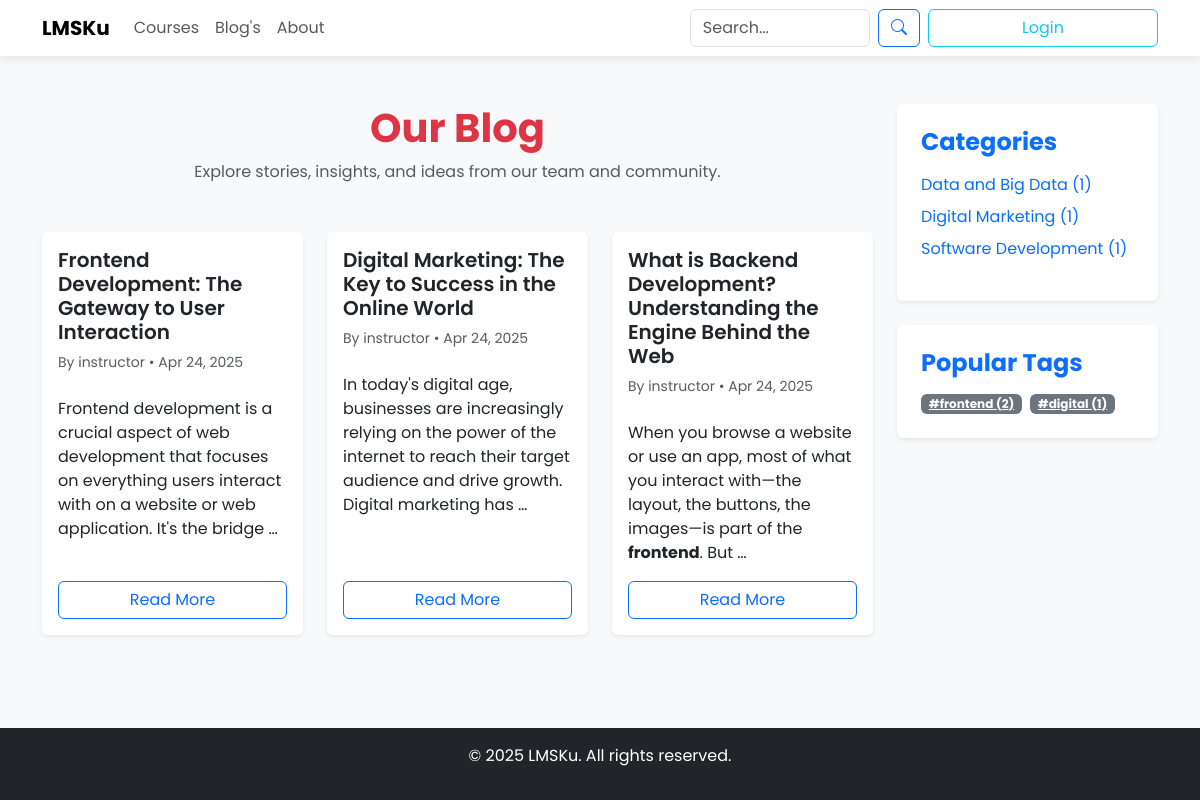
Screenshot of /blog/ with the database file from the repository.
### blog/models.py (models this page shows, shortened)
class BlogPost(models.Model):
    STATUS_CHOICES = (
        ('draft', 'Draft'),
        ('published', 'Published'),
        ('deleted', 'Deleted'),
    )
    title = models.CharField(max_length=200)
    slug = models.SlugField(max_length=200, unique=True)
    content = models.TextField()
    image = models.ImageField(upload_to='blog_images/', blank=True, null=True)
    author = models.ForeignKey(CustomUser, on_delete=models.SET_NULL, null=True)
    category = models.ForeignKey(Category, on_delete=models.SET_NULL, null=True)
    tags = models.ManyToManyField(Tag, blank=True)
    related_courses = models.ManyToManyField(Course, blank=True, related_name='related_posts')
    status = models.CharField(max_length=10, choices=STATUS_CHOICES, default='draft')
    views = models.PositiveIntegerField(default=0)
    date_posted = models.DateTimeField(default=timezone.now)
    date_updated = models.DateTimeField(auto_now=True)
    class Meta:
        ordering = ['-date_posted']

class Tag(models.Model):
    name = models.CharField(max_length=50)
    slug = models.SlugField(max_length=50, unique=True)
    def get_absolute_url(self):
        return reverse('blog:tag-posts', kwargs={'slug': self.slug})

### authentication/models.py (models this page shows)
class CustomUser(AbstractUser):
    gen = {
        "male":"male",
        "female":"female",
    }
    edu = {
        "Basic":"Basic",
        "Secondary":"Secondary",
        "Higher":"Higher",
        "Diploma":"Diploma",
        "Bachelor's":"Bachelor",
        "Master":"Master",
        "Doctorate":"Doctorate",
    }
    choice_country = [
        ('af', 'Afganistan'),
        ('al', 'Albania'),
        ('dz', 'Aljazair'),
        ('ad', 'Andorra'),
        ('ao', 'Angola'),
        ('ar', 'Argentina'),
        ('am', 'Armenia'),
        ('au', 'Australia'),
        ('at', 'Austria'),
        ('az', 'Azerbaijan'),
        ('bs', 'Bahama'),
        ('bh', 'Bahrain'),
        ('bd', 'Bangladesh'),
        ('bb', 'Barbados'),
        ('by', 'Belarusia'),
        ('be', 'Belgia'),
        ('bz', 'Belize'),
        ('bj', 'Benin'),
        ('bt', 'Bhutan'),
        ('bo', 'Bolivia'),
        ('ba', 'Bosnia dan Herzegovina'),
        ('bw', 'Botswana'),
        ('br', 'Brasil'),
        ('bn', 'Brunei'),
        ('bg', 'Bulgaria'),
        ('bf', 'Burkina Faso'),
        ('bi', 'Burundi'),
        ('kh', 'Kamboja'),
        ('cm', 'Kamerun'),
        ('ca', 'Kanada'),
        ('cv', 'Cape Verde'),
        ('cf', 'Republik Afrika Tengah'),
        ('td', 'Chad'),
        ('cl', 'Cile'),
        ('cn', 'Cina'),
        ('co', 'Kolombia'),
        ('km', 'Komoro'),
        ('cd', 'Republik Demokratik Kongo'),
        ('cg', 'Kongo'),
        ('cr', 'Kosta Rika'),
        ('hr', 'Kroasia'),
        ('cu', 'Kuba'),
        ('cy', 'Siprus'),
        ('cz', 'Ceko'),
        ('ci', 'Pantai Gading'),
        ('dk', 'Denmark'),
        ('dj', 'Djibouti'),
        ('dm', 'Dominika'),
        ('do', 'Republik Dominika'),
        ('ec', 'Ekuador'),
        ('eg', 'Mesir'),
        ('sv', 'El Salvador'),
        ('gq', 'Guinea Khatulistiwa'),
        ('er', 'Eritrea'),
        ('ee', 'Estonia'),
        ('et', 'Etiopia'),
        ('fj', 'Fiji'),
        ('fi', 'Finlandia'),
        ('fr', 'Perancis'),
        ('ga', 'Gabon'),
        ('gm', 'Gambia'),
        ('ge', 'Georgia'),
        ('de', 'Jerman'),
        ('gh', 'Ghana'),
        ('gr', 'Yunani'),
        ('gt', 'Guatemala'),
        ('gn', 'Guinea'),
        ('gw', 'Guinea-Bissau'),
        ('gy', 'Guyana'),
        ('ht', 'Haiti'),
        ('hn', 'Honduras'),
        ('hu', 'Hongaria'),
        ('is', 'Islandia'),
        ('in', 'India'),
        ('id', 'Indonesia'),
        ('ir', 'Iran'),
        ('iq', 'Irak'),
        ('ie', 'Irlandia'),
        ('il', 'Israel'),
        ('it', 'Italia'),
        ('jm', 'Jamaika'),
        ('jp', 'Jepang'),
        ('jo', 'Yordania'),
        ('kz', 'Kazakhstan'),
        ('ke', 'Kenya'),
        ('ki', 'Kiribati'),
        ('kr', 'Korea Selatan'),
        ('kw', 'Kuwait'),
        ('kg', 'Kirgizstan'),
        ('la', 'Laos'),
        ('lv', 'Latvia'),
        ('lb', 'Libanon'),
        ('ls', 'Lesotho'),
        ('lr', 'Liberia'),
        ('ly', 'Libya'),
        ('li', 'Liechtenstein'),
        ('lt', 'Lituania'),
        ('lu', 'Luxembourg'),
        ('mk', 'Makedonia Utara'),
        ('mg', 'Madagaskar'),
        ('mw', 'Malawi'),
        ('my', 'Malaysia'),
        ('mv', 'Maladewa'),
        ('ml', 'Mali'),
        ('mt', 'Malta'),
        ('mh', 'Kepulauan Marshall'),
        ('mr', 'Mauritania'),
        ('mu', 'Mauritius'),
        ('mx', 'Meksiko'),
        ('fm', 'Micronesia'),
        ('md', 'Moldova'),
        ('mc', 'Monako'),
        ('mn', 'Mongolia'),
        ('me', 'Montenegro'),
        ('ma', 'Maroko'),
        ('mz', 'Mozambik'),
        ('mm', 'Myanmar'),
        ('na', 'Namibia'),
        ('np', 'Nepal'),
        ('nl', 'Belanda'),
        ('nz', 'Selandia Baru'),
        ('ni', 'Nikaragua'),
        ('ne', 'Niger'),
        ('ng', 'Nigeria'),
        ('no', 'Norwegia'),
        ('om', 'Oman'),
        ('pk', 'Pakistan'),
        ('pw', 'Palau'),
        ('pa', 'Panama'),
        ('pg', 'Papua Nugini'),
        ('py', 'Paraguay'),
        ('pe', 'Peru'),
        ('ph', 'Filipina'),
        ('pl', 'Polandia'),
        ('pt', 'Portugal'),
        ('qa', 'Qatar'),
        ('ro', 'Rumania'),
        ('ru', 'Rusia'),
        ('rw', 'Rwanda'),
        ('ws', 'Samoa'),
        ('st', 'São Tomé dan Príncipe'),
        ('sa', 'Arab Saudi'),
        ('sn', 'Senegal'),
        ('rs', 'Serbia'),
        ('sc', 'Seychelles'),
        ('sl', 'Sierra Leone'),
        ('sg', 'Singapura'),
        ('sk', 'Slovakia'),
        ('si', 'Slovenia'),
        ('sb', 'Kepulauan Solomon'),
        ('so', 'Somalia'),
        ('za', 'Afrika Selatan'),
        ('es', 'Spanyol'),
        ('lk', 'Sri Lanka'),
        ('sd', 'Sudan'),
        ('sr', 'Suriname'),
        ('se', 'Swedia'),
        ('ch', 'Swiss'),
        ('sy', 'Suriah'),
        ('tw', 'Taiwan'),
        ('tj', 'Tajikistan'),
        ('tz', 'Tanzania'),
        ('th', 'Thailand'),
        ('tl', 'Timor Leste'),
        ('tg', 'Togo'),
        ('to', 'Tonga'),
        ('tt', 'Trinidad dan Tobago'),
        ('tn', 'Tunisia'),
        ('tr', 'Turki'),
        ('tm', 'Turkmenistan'),
        ('ug', 'Uganda'),
        ('ua', 'Ukraina'),
        ('ae', 'Uni Emirat Arab'),
        ('gb', 'Inggris'),
        ('us', 'Amerika Serikat'),
        ('uy', 'Uruguay'),
        ('uz', 'Uzbekistan'),
        ('vu', 'Vanuatu'),
        ('va', 'Vatikans'),
        ('ve', 'Venezuela'),
        ('vn', 'Vietnam'),
        ('ye', 'Yaman'),
        ('zm', 'Zambia'),
        ('zw', 'Zimbabwe'),
        ('ps', 'Palestina')  # Palestina ditambahkan
    ]
    email = models.EmailField(_("email address"), unique=True)  # Menambahkan unique=True
    phone = models.CharField(max_length=20, blank=True, null=True)
    gender = models.CharField(max_length=10, choices=[('M', 'Male'), ('F', 'Female')], blank=True, null=True)
    country = models.CharField(
        max_length=2,
        choices=choice_country,
        null=True,  # Mengizinkan nilai null di database
        blank=True,  # Mengizinkan form kosong
        default='id'  # Indonesia sebagai default
    )
    birth = models.DateField(null=True, blank=True)
    photo = models.ImageField(upload_to='profile_pics/', blank=True, null=True)
    address = models.TextField(blank=True, null=True)
    hobby = models.CharField(_("hobby"), max_length=150, blank=True)
    education = models.CharField(_("education"), max_length=10, choices=edu,blank=True)
    gender = models.CharField(_("gender"), max_length=8, choices=gen,blank=True)
    university = models.ForeignKey(Universiti, on_delete=models.CASCADE, blank=True, null=True, verbose_name=_("university"))
    tiktok = models.CharField(_("tiktok"), max_length=200, blank=True)
    youtube = models.CharField(_("youtube"), max_length=200, blank=True)
    facebook = models.CharField(_("facebook"), max_length=200, blank=True)
    instagram = models.CharField(_("instagram"), max_length=200, blank=True)
    linkedin = models.CharField(_("linkedin"), max_length=200, blank=True)
    twitter = models.CharField(_("twitter"), max_length=200, blank=True)
    is_member = models.BooleanField(_("member status"), default=False, help_text=_("Designates whether the user can log into this admin member."))
    is_subscription = models.BooleanField(_("subscription status"), default=False, help_text=_("Designates whether the user can log into this admin subscription."))
    is_instructor = models.BooleanField(_("instructor status"), default=False, help_text=_("Designates whether the user can log into this admin instructor."))
    is_partner = models.BooleanField(_("partner status"), default=False, help_text=_("Designates whether the user can log into this admin partner."))
    is_audit = models.BooleanField(_("audit status"), default=False, help_text=_("Designates whether the user can log into this admin audit."))
    is_learner = models.BooleanField(_("learner status"), default=True, help_text=_("Designates whether the user can log into this admin learner."))
    is_note = models.BooleanField(_("note status"), default=False, help_text=_("Designates whether the user can log into this admin note."))
    EMAIL_FIELD = "email"
    USERNAME_FIELD = "email"
    REQUIRED_FIELDS = ["username"]
    def __str__(self):
        return self.username

### courses/models.py (models this page shows, shortened)
class Category(models.Model):
    user = models.ForeignKey(CustomUser, on_delete=models.CASCADE)  # Relasi dengan pengguna
    name = models.CharField(max_length=250)
    slug = models.SlugField(unique=True, blank=True, null=True)  # Kolom slug yang unik

### blog/views.py (the view)
# urls.py: path('blog/', views.BlogListView.as_view(), name='blog-list'),
class BlogListView(ListView):
    model = BlogPost
    template_name = 'blog/blog_list.html'
    context_object_name = 'posts'
    paginate_by = 6
    def get_queryset(self):
        return BlogPost.objects.filter(status='published').order_by('-date_posted')
    def get_context_data(self, **kwargs):
        context = super().get_context_data(**kwargs)
        categories = CourseCategory.objects.filter(blogpost__status='published').distinct()
        context['categories'] = [
            {
                'category': cat,
                'post_count': cat.blogpost_set.filter(status='published').count(),
                'url': reverse('blog:category-posts', kwargs={'slug': cat.slug})  # Sekarang menghasilkan /blog/category/<slug>/
            }
            for cat in categories
        ]
        tags = Tag.objects.filter(blogpost__status='published').distinct()
        context['tags'] = [
            {'tag': tag, 'post_count': tag.blogpost_set.filter(status='published').count()}
            for tag in tags
        ]
        return context

### authentication/context_processors.py (called while the page is built)
def search_history_context(request):
    search_history = []
    if request.user.is_authenticated:
        search_history = SearchHistory.objects.filter(user=request.user).order_by('-search_date')[:10]
    else:
        cache_key = f"search_history_anonymous_{request.session.session_key or 'default'}"
        search_history = cache.get(cache_key, [])
    return {
        'search_history': search_history
    }

### templates/blog/blog_list.html (shortened to what this page needs)
{% extends 'home/base.html' %}
{% load static blog_filters %}
{% block content %}
<section class="py-5 bg-light">
  <div class="container">
    <div class="row">
      <div class="col-lg-9">
        <div class="text-center mb-5">
          <h1 class="fw-bold text-danger">
            {% if current_category %}
              {{ current_category.name }}
            {% elif current_tag %}
              Posts tagged "{{ current_tag.name }}"
            {% else %}
              Our Blog
            {% endif %}
          </h1>
          <p class="text-muted">Explore stories, insights, and ideas from our team and community.</p>
        </div>
        <div class="row g-4">
          {% for post in posts %}
          <div class="col-md-4">
            <div class="card border-0 shadow-sm h-100">
              <div class="card-body d-flex flex-column">
                <h5 class="card-title fw-semibold">
                  <a href="{% url 'blog:blog-detail' slug=post.slug %}" rel="canonical" class="text-dark text-decoration-none">
                    {{ post.title|truncatewords:10 }}
                  </a>
                </h5>
                <p class="small text-muted mb-2">
                  By {{ post.author|default:"Unknown" }} • {{ post.date_posted|date:"M d, Y" }}
                </p>
                <p class="card-text text-muted">{{ post.content|safe|truncatewords:25 }}</p>
                <div class="mt-auto">
                  <a href="{% url 'blog:blog-detail' slug=post.slug %}" class="btn btn-outline-primary w-100">Read More</a>
                </div>
              </div>
            </div>
          </div>
          {% empty %}
          <div class="col-12">
            <div class="alert alert-warning text-center">No posts found in this section.</div>
          </div>
          {% endfor %}
        </div>
      </div>
      <div class="col-lg-3">
        <div class="mb-4 p-4 bg-white rounded shadow-sm">
          <h4 class="fw-bold mb-3 text-primary">Categories</h4>
          <ul class="list-unstyled">
            {% for cat_data in categories %}
              <li class="mb-2">
                <a rel="canonical" href="{{ cat_data.url }}" class="text-decoration-none {% if current_category == cat_data.category %}fw-bold text-dark{% endif %}">
                  {{ cat_data.category.name }} ({{ cat_data.post_count }})
                </a>
              </li>
            {% empty %}
              <li class="text-muted">No categories available.</li>
            {% endfor %}
          </ul>
        </div>
        <div class="p-4 bg-white rounded shadow-sm">
          <h4 class="fw-bold mb-3 text-primary">Popular Tags</h4>
          <div class="d-flex flex-wrap gap-2">
            {% for tag_data in tags %}
              <a rel="canonical" href="{{ tag_data.tag.get_absolute_url }}" class="badge bg-secondary text-white">
                #{{ tag_data.tag.name }} ({{ tag_data.post_count }})
              </a>
            {% empty %}
              <span class="text-muted">No tags available.</span>
            {% endfor %}
          </div>
        </div>
      </div>
    </div>
  </div>
</section>
{% endblock %}

### templates/home/base.html (style rules this page uses)
body { font-family: 'Poppins', sans-serif; background-color: #f8f9fa; min-height: 100vh; display: flex; flex-direction: column; }
.card { border: none; transition: transform 0.3s; }

### rows the page displays
BlogPost: title "Frontend Development: The Gateway to User Interaction", author "instructor", date_posted "Apr 24, 2025", content "Frontend development is a crucial aspect of web development that focuses on everything users interact with on a website or web application. It's the bridge …"
BlogPost: title "Digital Marketing: The Key to Success in the Online World", author "instructor", date_posted "Apr 24, 2025", content "In today's digital age, businesses are increasingly relying on the power of the internet to reach their target audience and drive growth. Digital marketing has …"
BlogPost: title "What is Backend Development? Understanding the Engine Behind the Web", author "instructor", date_posted "Apr 24, 2025", content "When you browse a website or use an app, most of what you interact with—the layout, the buttons, the images—is part of the frontend . But …"
Category: category.name "Data and Big Data", post_count "1"
Category: category.name "Digital Marketing", post_count "1"
Category: category.name "Software Development", post_count "1"
Tag: tag.name "frontend", post_count "2"
Tag: tag.name "digital", post_count "1"
